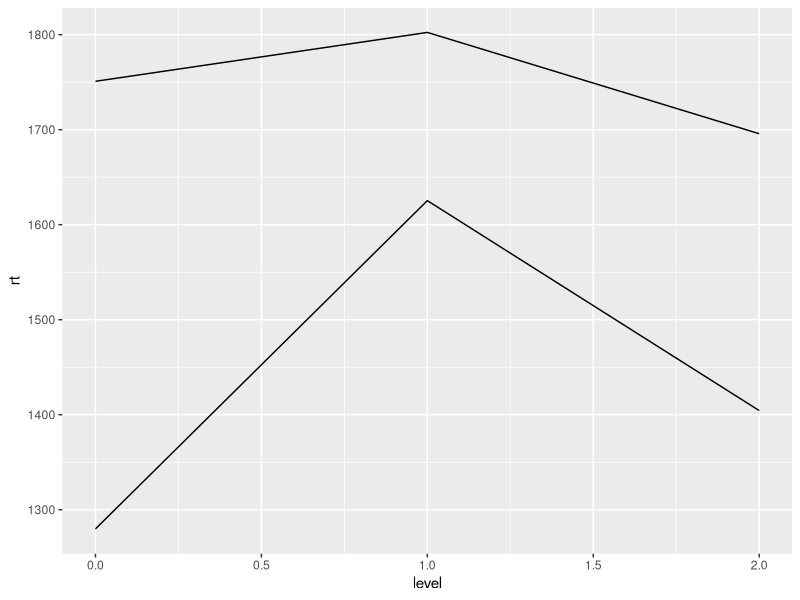

The R script that drew this image:
library("ggplot2")
library("dplyr")

trialdata <- read.csv("participants.csv")
trialdata %>% filter(hit) %>%
  filter(truth) %>%
  group_by(level, type) %>%
  summarize(rt=mean(rt)) %>%
  ggplot(aes(x=level, y=rt, group=type)) +
  geom_line()
